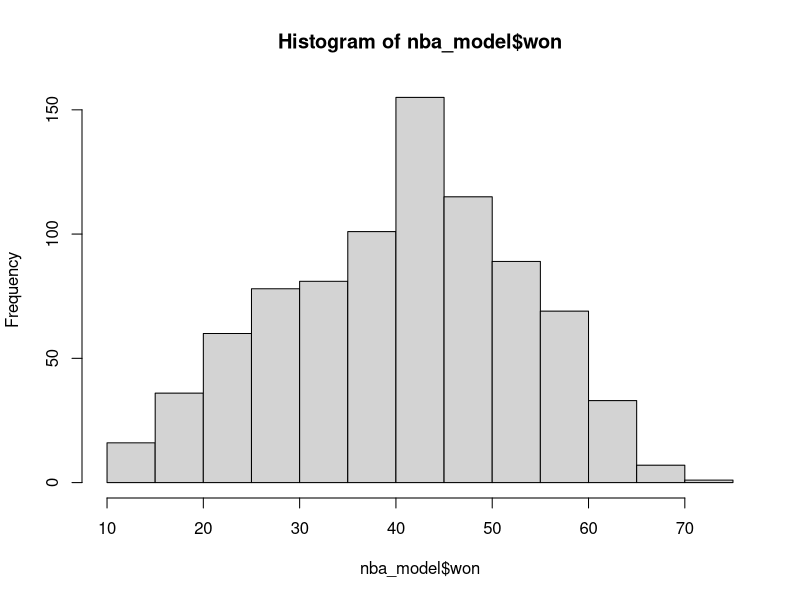
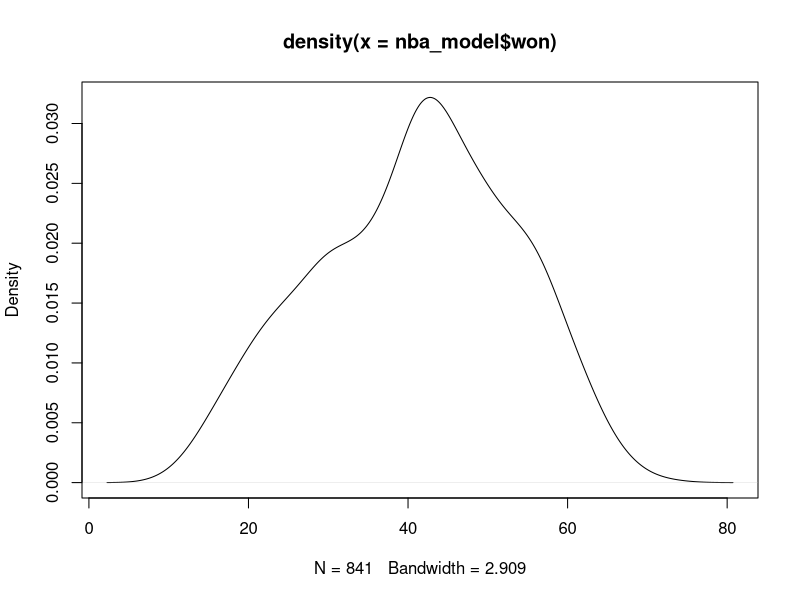
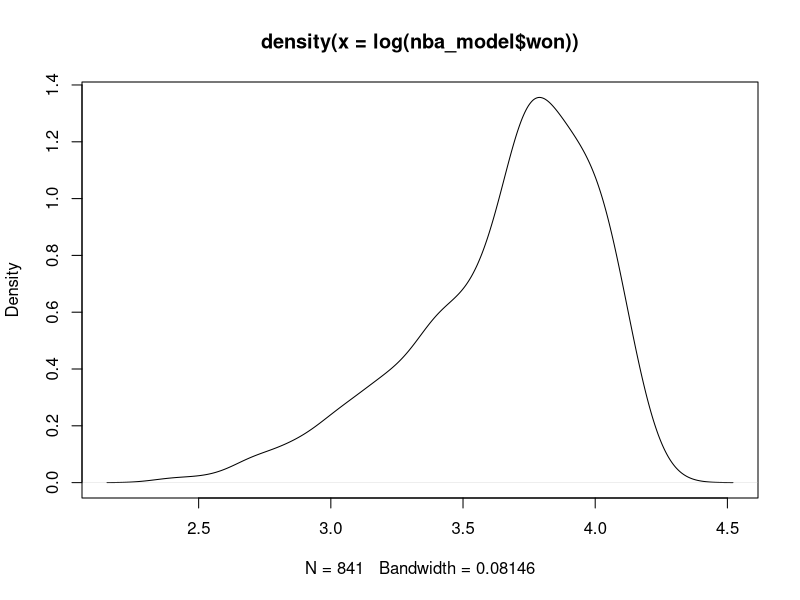

R code for these plots, in order: (Note: this script raises an error after producing the figures.)
## ---- chunk 1
knitr::opts_chunk$set(echo = TRUE)
library(here)
knitr::opts_knit$set(root.dir = here("progettoLampedusa", "0_Materiale"))
getwd()
## ---- chunk 2

dataset = read.delim("0_Materiale/basketball_teams.txt")
head (dataset)

FIRST = 1976 # first year 
LAST = 2011 # last year

nba_model = dataset [dataset$lgID=="NBA" & dataset$year >= FIRST & dataset$year <= LAST & dataset$games==82,]


str (dataset)
dataset$lgID <- as.factor(dataset$lgID) # perchè mi permettono di poter generare variabili dummy
summary(dataset)

hist(nba_model$won)
plot(density(nba_model$won))

#TESTING
plot(density(log(nba_model$won))) # non va bene


M <- cor(as.matrix(nba_model[,c(11:25,54)])) # correlation matrix
corrplot(M, method = 'number')

boxplot(nba_model$won ~ nba_model$tmID, las=2)


#DEAN'S 4 FACTORS

nba_model$o_df1 = (nba_model$o_fgm + 0.5*nba_model$o_3pm) / nba_model$o_fga
nba_model$d_df1 = (nba_model$d_fgm + 0.5*nba_model$d_3pm) / nba_model$d_fga
nba_model$o_df2 = nba_model$o_to / (nba_model$o_to + nba_model$o_fga + 0.44*nba_model$o_fta)
nba_model$d_df2 = nba_model$d_to / (nba_model$d_to + nba_model$d_fga + 0.44*nba_model$d_fta)
nba_model$o_df3 = nba_model$o_oreb / (nba_model$o_oreb + nba_model$d_dreb)
nba_model$d_df3 = nba_model$d_oreb / (nba_model$d_oreb + nba_model$o_dreb)
nba_model$o_df4 = nba_model$o_ftm / nba_model$o_fga
nba_model$d_df4 = nba_model$d_ftm / nba_model$d_fga

(linMod1 = lm(won ~ o_df1 + d_df1 + o_df2 + d_df2 + o_df3 + d_df3 + o_df4 + d_df4, data= nba_model))
summary (linMod1)

nba_model$o_df1_z = scale(nba_model$o_df1)
nba_model$o_df2_z = scale(nba_model$o_df2)
nba_model$o_df3_z = scale(nba_model$o_df3)
nba_model$o_df4_z = scale(nba_model$o_df4)
nba_model$d_df1_z = scale(nba_model$d_df1)
nba_model$d_df2_z = scale(nba_model$d_df2)
nba_model$d_df3_z = scale(nba_model$d_df3)
nba_model$d_df4_z = scale(nba_model$d_df4)


(linMod1 = lm(won ~ o_df1_z + d_df1_z + o_df2_z + d_df2_z + o_df3_z + d_df3_z + o_df4_z + d_df4_z, data= nba_model))
summary (linMod1)





